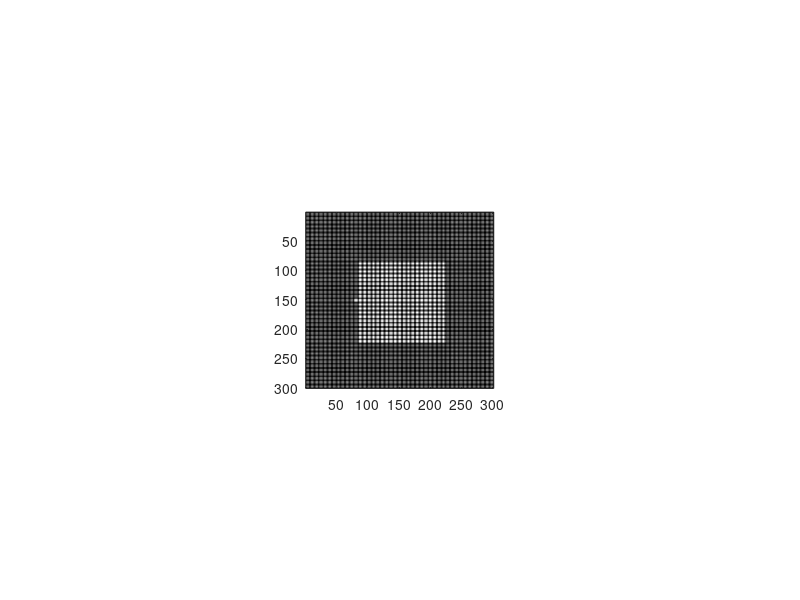

This figure's MATLAB source:
function experiment4(CPD,bulge_deg)
if ~exist('CPD','var')
    CPD=[];
end
if isempty(CPD)
    CPD=2.14;
end
if ~exist('bulge_deg','var')
    bulge_deg=[];
end
if isempty(bulge_deg)
    bulge_deg=0.5;
end
step1=0.25;% in dB
step2=0.1;
step=1/10.^(step1/10); % dB to ratio

detections=1;
rim_col= 0.5;
square_col= 1;
msg= true;
jitter=[600 800];


%% make phosphene matrix
maxTrials=3000;
% screen size and angles
% get screen size
set(0,'units','pixels')
Pix_SS = get(0,'screensize');
set(0,'units','centimeters')
CM_SS = get(0,'screensize');
pixelSize=CM_SS(3)/Pix_SS(3);

%widthFig=atan(angleFig)*distanceFromScreen;  %cm
%widthFig=round(widthFig/CM_SS(3)*Pix_SS(3)); %pix


angleDim='w'; % 'h' or 'w' determine the 45deg angle by window hight / width
FOV=45;
heightDeg=10;%field of view in degrees
% compute the aray hight(=width) of phosphenes in pixels
if strcmp(angleDim,'h')
    distanceFromScreen=CM_SS(4)/2/tand(FOV/2);
    heightPix=round(Pix_SS(4)*heightDeg/FOV);
elseif strcmp(angleDim,'w')
    distanceFromScreen=CM_SS(3)/2/tand(FOV/2);
    heightPix=round(Pix_SS(3)*heightDeg/FOV);
else
    error('choose dimention for figure limits')
end



%figure('Units','pixels','Position',[100 100 n m])
% set(gca,'Position',[0 0 1 1])
%% Image's parameters (phosphene area)


%height=900;
%widthPix=heightPix;
square_size_deg=5;                     %internal square size in degrees
square_size=round(square_size_deg/heightDeg*heightPix); %intenal square size in pixels

%% Bulge's parameters
%bulge sizes in degrees
bulge_pix=round((bulge_deg./FOV)*heightPix);      %bulge sizes in pixels

%% Resolutions parameters
res=CPD;                                        %Desired resolutions in CPD (2.14 CPD is 42.88*42.88 phosphenes. we want CPD 1.25, 2.5 10)
num_phos_res=round(res.*2*heightDeg);                %number of phosphenes in the whole image per resolution
pix_res=round(heightPix./num_phos_res);           % width of a phosphene in pixels
sigma = pix_res^0.5;
h = fspecial('gaussian', pix_res, sigma);
h=h-min(min(h));
h=h./max(max(h));
Phosphene_Matrix=repmat(h,num_phos_res,num_phos_res);
%figure;
pixStartX=round(Pix_SS(3)/2-length(Phosphene_Matrix)/2);
pixStartY=round(Pix_SS(4)/2-length(Phosphene_Matrix)/2);


%% make shape
squareSizePhos=round(square_size/pix_res);
squareInd=false(num_phos_res);
phosStart=floor((num_phos_res-squareSizePhos)/2)+1;
phosEnd=phosStart+squareSizePhos-1;
squareInd(phosStart:phosEnd,phosStart:phosEnd)=true;
bulgePhos=ceil(bulge_pix/pix_res); % 2 phosphenes if at optimal position the bulge covers 2 phosphene centers
bulgeInd=false(num_phos_res);
bulgeStartY=floor(num_phos_res/2+0.5)-floor(bulgePhos/2);
bulgeEndY=bulgeStartY+bulgePhos-1;
bulgeInd(phosEnd+1:phosEnd+bulgePhos,bulgeStartY:bulgeEndY)=true;

%imagesc(weights);

phosInd=zeros(size(Phosphene_Matrix));
ind=0;
for i=1:num_phos_res
    for j=1:num_phos_res
        ind=ind+1;
        for I=1:pix_res
            for J=1:pix_res
                phosInd((i-1)*pix_res+I,(j-1)*pix_res+J)=ind;
            end
        end
    end
end

%% make cross
crossSize=10;
cross=zeros(size(Phosphene_Matrix));
cross(floor(length(Phosphene_Matrix)/2)-crossSize:ceil(length(Phosphene_Matrix)/2)+crossSize,round(length(Phosphene_Matrix)/2))=1;
cross(round(length(Phosphene_Matrix)/2),floor(length(Phosphene_Matrix)/2)-crossSize:ceil(length(Phosphene_Matrix)/2)+crossSize)=1;



%% display desired distance and run experiment
cfg=[];
cfg.jitter=jitter;
cfg.pos=[pixStartX pixStartY length(Phosphene_Matrix) length(Phosphene_Matrix)];
cfg.weights=squareInd+bulgeInd;
cfg.Phosphene_Matrix=Phosphene_Matrix;
cfg.phosInd=phosInd;
cfg.cross=cross;
if msg
    uiwait(msgbox(['Please sit ',num2str(round(distanceFromScreen)),'cm From screen']));
end

fh=figure('Units','pixels','Position',Pix_SS,'toolbar','none','MenuBar','none');
%fh=figure;
colormap gray
imagesc(cfg.cross,[0 1]);
set(gca,'Units','pixels','Position',cfg.pos)
set(gcf,'Color',[0 0 0]);
set(0,'PointerLocation',[-1 -1])
pause
set(fh,'WindowKeyPressFcn',@Key_Press);


triali=1;
direction=randi([1 4],1);
output=[];
%errors=0;
detect=0;
prev=0; % checks if last trial was correct to detect 3 changes from error to detection
Prev=0; % checks sequences of three good trials to make harder level
%threshold=1;
%time0=0;
%time1=0;
trial(square_col,rim_col,direction,cfg);%    jitter,cross,img,
%    Log(triali)=output;
%     triali=triali+1;
%     rim_col=rim_col-0.1;
% Log=output;
% %close
% save Log Log
% disp('end')


%% functions
    function Key_Press(~,keyData)
        %log(end+1,1:2)=[toc,list(i)];
        %output(
        %time1=toc;
        output(triali,1:4)=[toc 0 direction square_col-rim_col];
        switch keyData.Key
            case 'uparrow'
                output(triali,2)=1;
            case 'downarrow'
                output(triali,2)=3;
            case 'leftarrow'
                output(triali,2)=2;
            case 'rightarrow'
                output(triali,2)=4;
            case 'q'
                output(triali,2)=5;
                close all
                save output output
                return
                %i=length(list);
            case 'space'
                output(triali,2)=6;
        end
        %output
        save output output
        if output(triali,2)==direction && prev==0
            detect=detect+1;
            if detect==detections+1
                if detections==1 % first error
                    detections=3;
                    prev=2; % needs only one good trial next time (1 up 1 down only this time)
                    Prev=0; 
                    detect=1; % start counting 3 errors from now
                    step=1/10.^(step2/10);
                else
                    %threshold=square_col-rim_col;
                    close all
                    save output output
                    return
                end
            end
            
        end
        
        if triali<maxTrials
            if output(triali,2)==direction
                prev=1;
                Prev=Prev+1; % counts three for '3 up 1 down' staircase
                if Prev==3
                    rim_col=rim_col/step;
                    Prev=0;
                end
            else
                rim_col=rim_col*step;
                prev=0;
                Prev=0;
            end
            if rim_col>square_col
                rim_col=square_col;
            elseif rim_col<0
                rim_col=0;
            end
            direction=randi([1 4],1);
            
            triali=triali+1;
            trial(square_col,rim_col,direction,cfg);
        else
            disp('end')
            close all
            return
        end
    end
%         close
%         log(end,4)=stimType(list(i),4);
%         log(end,5)=stimType(list(i),3);
%         save ('log','log','actions','stimType')
%         i=i+1;
%         if i<(length(list)+1)
%             imagesc(cross);
%             pause(dur(i));
%             imagesc(imgs(:,:,list(i)));
%             colormap('gray');
%             tic
%         else
%             close
%         end


    function trial(square_col,rim_col,direction,cfg)
        %output(triali,1:3)=[0 0 direction];
        dur=randi(cfg.jitter,1)./1000;
        %disp(num2str(dur))
        imagesc(cfg.cross,[0 1]);
        %         tic;
        %         while toc<dur
        %         end
        pause(dur)
        %close;
        % make phosphenized img
        weights=cfg.weights;
        weights(weights>0)=square_col;
        weights(weights==0)=rim_col;
        img=zeros(size(cfg.Phosphene_Matrix));
        img(:)=weights(cfg.phosInd(:));
        img=img.*cfg.Phosphene_Matrix;
        % img faces right
        img=imrotate(img,90*direction);
        imagesc(img,[0 1]);
        tic;
        %pause
    end
end
